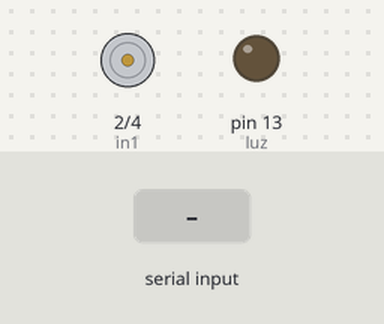
Bench run of a sketch on a simulated Arduino Uno, built with avr-gcc and run on an emulated ATmega328P. On the bench: motor-driver pin pairs drawn as motors (green arrow = first pin HIGH = forward, orange = second pin HIGH = backward, longer = more drive, scaled by the enable pin), output pins drawn as LEDs (lit = HIGH). The inputs (shaded band) are chosen by the test bench.

Above: at 1.2 s.
1.3 s: "F" received over Serial
2.8 s: "B" received over Serial
4.3 s: "6" received over Serial
At 4.8 s:
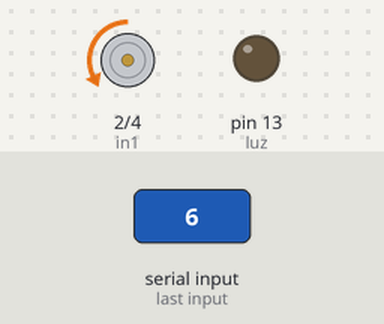
5.8 s: "7" received over Serial
At 7.0 s:
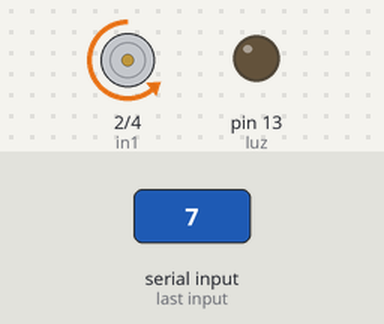
7.3 s: "8" received over Serial
At 8.3 s:
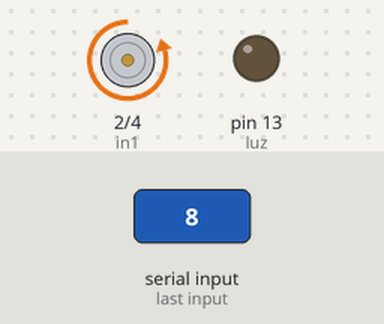
8.8 s: "9" received over Serial
At 9.5 s:
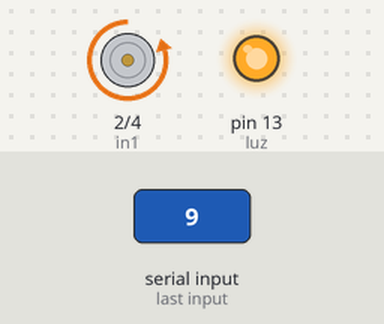
Timing chart, 0 to 11.3 s (numbered marks = the images above; inputs shaded):
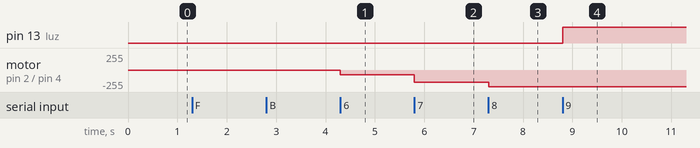

Measured:
- after the input at 4.3 s, motor on pin 2 (in1) / pin 4 (in2): stopped → backward 70/255 at once
- after the input at 5.8 s, motor on pin 2 (in1) / pin 4 (in2): backward 70/255 → backward 180/255 at once
- after the input at 7.3 s, motor on pin 2 (in1) / pin 4 (in2): backward 180/255 → backward 250/255 at once
- after the input at 8.8 s, pin 13 (luz): LOW → HIGH at once

The sketch:

BT1LocomSimpleSerial.ino.ino
```cpp
/*app con BT para L298 sin servos
*/

int retardo = 30; //velocidad servo
int estadoluz = 0; // estado LUZ
int const luz = 13; //Led pin 13
// Pines para el motor A
const int enA = 3;  // Pin PWM para controlar la velocidad del Motor A
const int in1 = 2;  // Pin para el control de dirección 1 del Motor A
const int in2 = 4;  // Pin para el control de dirección 2 del Motor A
int acelerar = 0;
int command; //Int to store app command state.


void iluminacion() {
  if (estadoluz == 0)
  {
    digitalWrite(luz, 1);
  }
  if ( estadoluz == 1)
  {
    digitalWrite(luz, 0);;
  }
  estadoluz = !estadoluz;

  delay(2);
}

void velocidad () {
  analogWrite(enA, acelerar);   // Velocidad máxima (0-255)
}

void forward()
{
  digitalWrite(in1, HIGH); // Dirección 1 HIGH
  digitalWrite(in2, LOW);  // Dirección 2 LOW


}

void backward()
{
  digitalWrite(in1, LOW);  // Dirección 1 LOW
  digitalWrite(in2, HIGH); // Dirección 2 HIGH

}


void Stop()
{
  acelerar = 0;
  digitalWrite(in1, LOW);
  digitalWrite(in2, LOW);

}


void ControlBT () {
  if (Serial.available() > 0)
  {
    command = Serial.read();

    switch (command) {
      case 'F': forward();  break;
      case 'B': backward();  break;
      case 'S': Stop();  break;
      case '6': acelerar = 70; break;
      case '7': acelerar = 180; break;
      case '8': acelerar = 250; break;
      case '9': iluminacion(); break;


        delay(2);
    }
  }
}
void setup() {
    Serial.begin(9600);
  pinMode(enA, OUTPUT);
  pinMode(in1, OUTPUT);
  pinMode(in2, OUTPUT);
    pinMode(luz, OUTPUT);
}

void loop() {
 ControlBT ();
 velocidad ();
}
```
